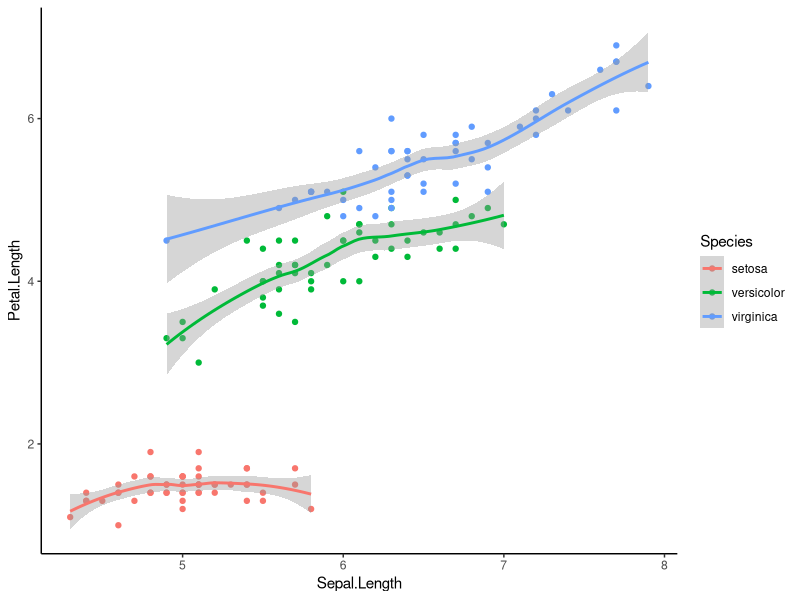

This chart was generated by the following R code:
## ---- chunk 1
#| message: false
#| echo: true

library(tidyverse)

data(iris)

head(iris)

ggplot(data = iris, aes(x = Sepal.Length, y = Petal.Length, color = Species)) +
  geom_point() +
  geom_smooth() +
  theme_classic()
  

